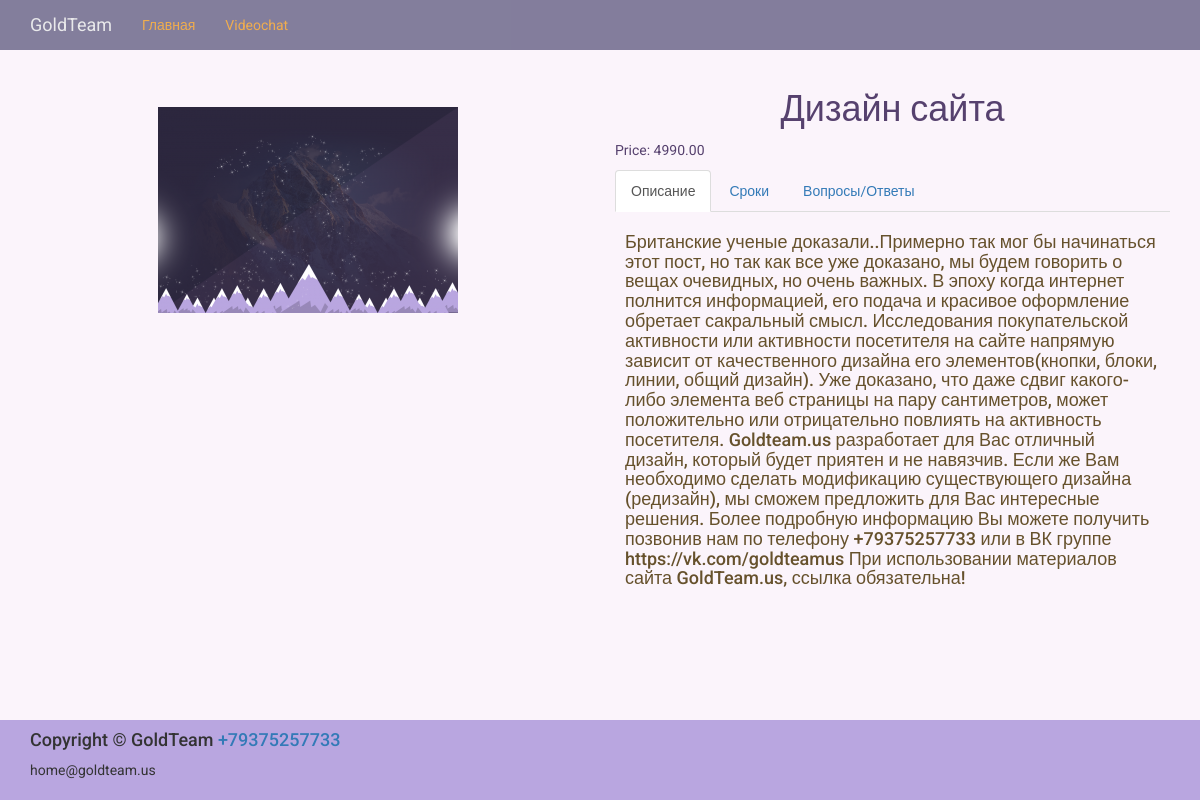
Screenshot of /product/2/ with the database file from the repository.
### products/models.py (models this page shows, shortened)
class ProductImage(models.Model):
    product = models.ForeignKey(Product, blank=True, null=True, default=None)
    image = models.ImageField(upload_to='products_images/')
    is_active = models.BooleanField(default=True)
    is_main = models.BooleanField(default=False)
    created = models.DateTimeField(auto_now_add=True, auto_now=False)
    updated = models.DateTimeField(auto_now_add=False, auto_now=True)
    class Meta:
        verbose_name = 'Фотография'
        verbose_name_plural = 'Фотографии'

class Product(models.Model):
    name = models.CharField(max_length=64, blank=True, null=True, default=None)
    price = models.DecimalField(max_digits=10, decimal_places=2, default=0)  # price*nmb
    discount = models.IntegerField(default=0)
    category = models.ForeignKey(ProductCategory, blank=True, null=True, default=None)
    short_description = models.TextField(blank=True, null=True, default=None)
    description = models.TextField(blank=True, null=True, default=None)
    is_active = models.BooleanField(default=True)
    created = models.DateTimeField(auto_now_add=True, auto_now=False)
    updated = models.DateTimeField(auto_now_add=False, auto_now=True)
    class Meta:
        verbose_name = 'Товар'
        verbose_name_plural = 'Товары'

### products/views.py (the view)
# urls.py: url(r'^product/(?P<product_id>\w+)/$', views.product, name='product'),
def product(request, product_id):
    product = Product.objects.get(id=product_id)
    session_key = request.session.session_key
    if not session_key:
        request.session.cycle_key()
    print(request.session.session_key)
    return render(request, 'products/product.html', locals())

### orders/context_processors.py (called while the page is built)
def getting_basket_info(request):
    session_key = request.session.session_key
    if not session_key:
        request.session["session_key"] = 123
        request.session.cycle_key()
    products_in_basket = ProductInBasket.objects.filter(session_key=session_key, is_active=True, order__isnull=True)
    products_total_nmb = products_in_basket.count()
    return locals()

### templates/products/product.html (shortened to what this page needs)
{% extends 'base.html' %}
{% load static %}
{% block content %}
    <div class="container" xmlns="http://www.w3.org/1999/html">
        <div class="row">
            <div class="col-lg-6 product-image-item">
                {% for image_item in product.productimage_set.all %}
                    <div class="product-image-item">
                        <img src="{{ image_item.image.url }}" class="img-responsive">
                    </div>
                {% endfor %}
            </div>
            <div class="col-lg-6 indent">
                <h1 class="text-center color" >
                    {{ product.name }}
                </h1>
                <div class="color">
                    <p>
                        Price: {{ product.price }}
                    </p>
                </div>
                <div>
                      <ul class="nav nav-tabs" role="tablist">
                        <li role="presentation" class="active">
                            <a href="#description" aria-controls="home" role="tab" data-toggle="tab">
                                Описание
                            </a>
                        </li>
                        <li role="presentation">
                            <a href="#about" aria-controls="profile" role="tab" data-toggle="tab">
                                Сроки
                            </a>
                        </li>
                        <li role="presentation"><a href="#messages" aria-controls="messages" role="tab" data-toggle="tab">Вопросы/Ответы</a></li>
                      </ul>
                      <div class="tab-content product-description-tabs">
                        <div role="tabpanel" class="tab-pane active" id="description">
                            <h4>{{ product.description }}</h4>
                        </div>
                      </div>
                </div>
            </div>
        </div>
    </div>
{% endblock %}

### static/static_dev/css/style.css (style rules this page uses)
html, body { height: 100%; font-family: 'Roboto', sans-serif; background: #FBF4FB; background-position: top; }
.img-responsive { display: block; max-width: 100%; height: auto; }
.product-description-tabs { padding: 10px; color: #66512c; }
.color { color: #56416e; }
.indent { margin-top: 6%; }
.product-image-item { margin-top: 5%; display: flex; justify-content: center; padding: 10px; }

### rows the page displays
ProductImage: image (picture)
Product: name "Дизайн сайта", price "4990.00", description "Британские ученые доказали..Примерно так мог бы начинаться этот пост, но так как все уже доказано, мы будем говорить о вещах очевидных, но очень важных. В эпоху когда интернет полнится информацией, его подача и красивое оформление обретает сакральный смысл. Исследования покупательской активности или активности посетителя на сайте напрямую зависит от качественного дизайна его элементов(кнопки, блоки, линии, общий дизайн). Уже доказано, что даже сдвиг какого-либо элемента веб страницы на пару сантиметров, может положительно или отрицательно повлиять на активность посетителя. Goldteam.us разработает для Вас отличный дизайн, который будет приятен и не навязчив. Если же Вам необходимо сделать…"
